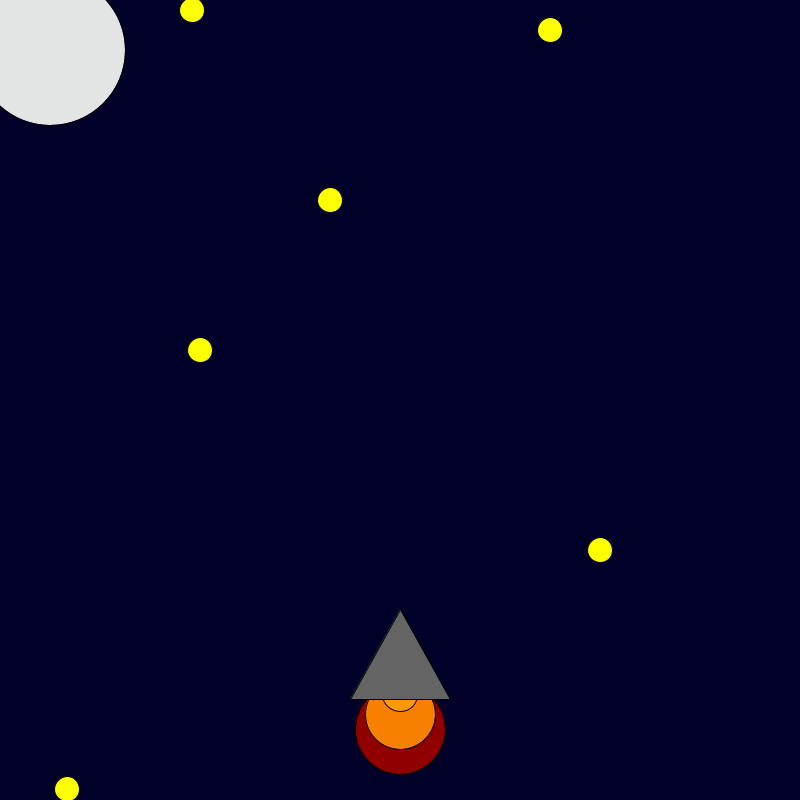
Frame 1 (no input)
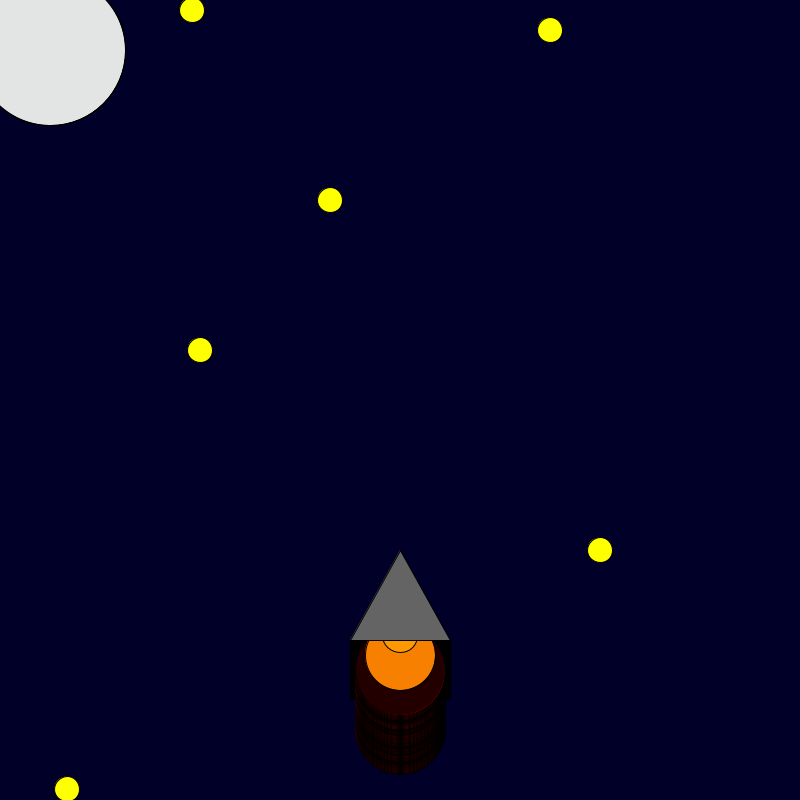
Frame 60 (the mouse pressed at the canvas centre just before this capture)
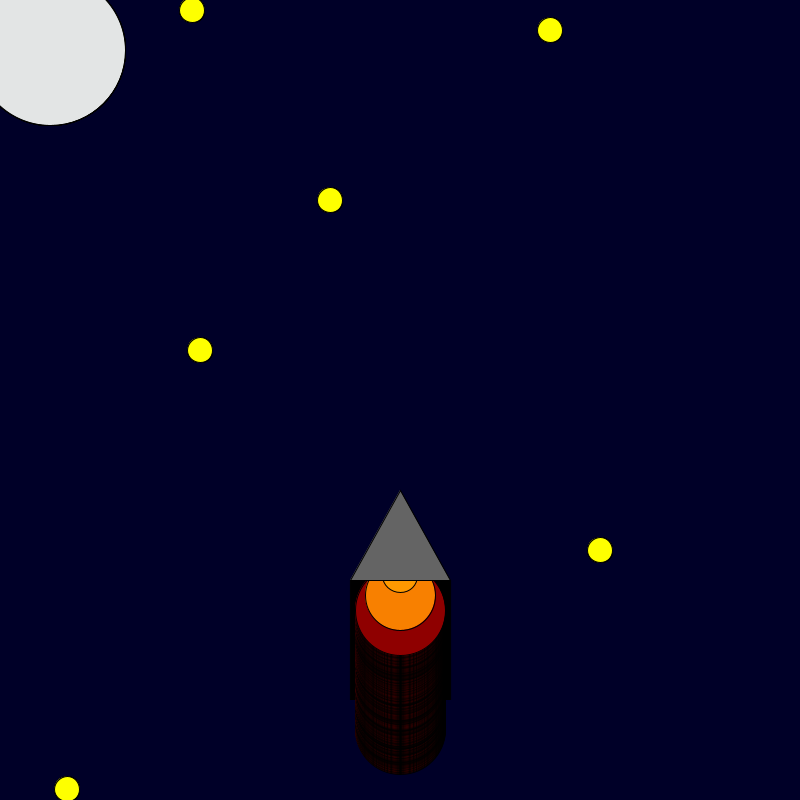
Frame 120 (the mouse held since frame 60 and released just before this capture)

The Processing sketch that drew these frames (run headless with seeded random() and noise(); from frame 60 on, the mouse is pressed at the canvas centre):

// Processing sketch: sketch_190919a
// ── sketch_190919a.pde
int x = 400; 
int y = 600; 

void setup() {
    size(800, 800);
    background(0, 0, 40); 

}

void draw() {

y-= 1;
    fill(random(225), 0, 0);
    ellipse(x, y + 130, 90, 90);
    fill(248, 128, 0);
    ellipse(x, y + 115, 70, 70);
    fill(255, 153, 0);
    ellipse(x, y + 95, 35, 35);
    fill(100, 100, 100);
    triangle(x, y + 10, x + 50, y + 100, x - 50, y + 100);
   
    fill(#FEFF00);
     ellipse(200, 350, 25, 25);
     ellipse(600, 550, 25, 25);
     ellipse(330, 200, 25, 25);
     ellipse(192, 10, 25, 25);
     ellipse(67, 789, 25, 25);
      ellipse(550, 30, 25, 25);
    fill(#E3E5E5);
     ellipse(50, 50, 150, 150);
}
